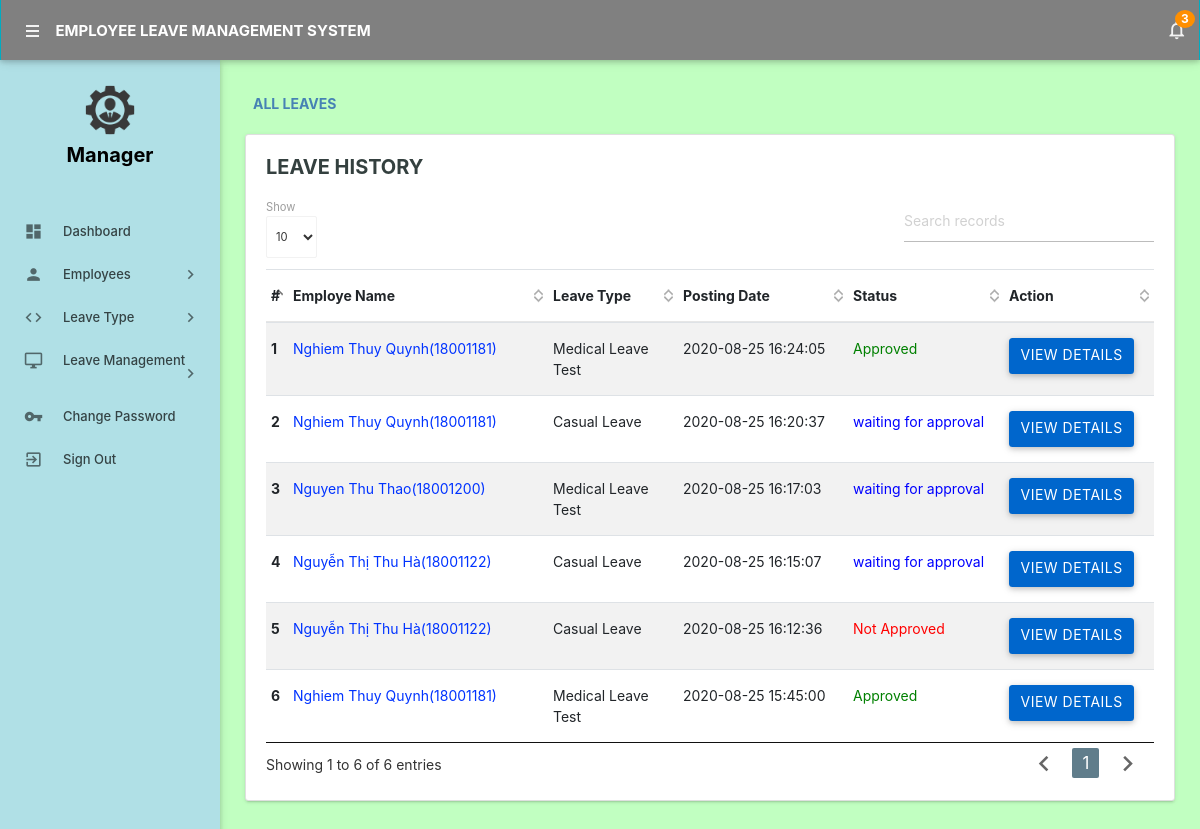
The page /admin/leaves.php (signed in) on the database its author committed.
### tables this page shows
CREATE TABLE `leaves` (
  `Id` int(11) NOT NULL,
  `LeaveType` varchar(110) NOT NULL,
  `EndDate` datetime NOT NULL,
  `StartDate` datetime NOT NULL,
  `Reason` mediumtext NOT NULL,
  `PostingDate` timestamp NOT NULL DEFAULT current_timestamp(),
  `AdminRemark` mediumtext DEFAULT NULL,
  `AdminRemarkDate` varchar(120) DEFAULT NULL,
  `Status` int(1) NOT NULL,
  `IsRead` int(1) NOT NULL,
  `empid` int(11) DEFAULT NULL
);

CREATE TABLE `employees` (
  `id` int(11) NOT NULL,
  `EmpId` varchar(100) NOT NULL,
  `FullName` varchar(150) NOT NULL,
  `EmailId` varchar(200) NOT NULL,
  `Password` varchar(180) NOT NULL,
  `Gender` varchar(100) NOT NULL,
  `Dob` varchar(100) NOT NULL,
  `Address` varchar(255) NOT NULL,
  `Phonenumber` char(11) NOT NULL,
  `Status` int(1) NOT NULL,
  `RegDate` timestamp NOT NULL DEFAULT current_timestamp()
);

### admin/leaves.php (the view, shortened to what this page needs)
<?php
include('includes/config.php');
if (strlen($_SESSION['alogin']) == 0) {
    header('location:index.php');
} else {
    ?>
    <!DOCTYPE html>
    <html lang="en">
        <head>
            <link type="text/css" rel="stylesheet" href="../assets/plugins/materialize/css/materialize.min.css"/>
            <link href="../assets/plugins/material-preloader/css/materialPreloader.min.css" rel="stylesheet">
            <link href="../assets/plugins/datatables/css/jquery.dataTables.min.css" rel="stylesheet">
            <link href="../assets/plugins/google-code-prettify/prettify.css" rel="stylesheet" type="text/css"/>
            <link href="../assets/css/alpha.min.css" rel="stylesheet" type="text/css"/>
            <link href="../assets/css/custom.css" rel="stylesheet" type="text/css"/>
            <link rel="stylesheet" href="https://stackpath.bootstrapcdn.com/bootstrap/4.5.2/css/bootstrap.min.css">
        </head>
        <body>
            <?php include('includes/header.php'); ?>
            <?php include('includes/sidebar.php'); ?>
             <div class="mn-content fixed-sidebar" style="background: #C1FFC1">
            <main class="mn-inner">
                <div class="page-title"style="color: #4682B4"><strong>All leaves</strong></div>
                <br>
                <br>
                <div class="card">
                    <div class="card-content">
                        <span class="card-title" style="color: #34403F; font-size: 20px">Leave History</span>
                        <table id="example" class="table table-striped table table-hover">
                            <thead>
                                <tr>
                                    <th>#</th>
                                    <th width="250">Employe Name</th>
                                    <th width="120">Leave Type</th>
                                    <th width="160">Posting Date</th>
                                    <th>Status</th>
                                    <th align="center">Action</th>
                                </tr>
                            </thead>
                            <tbody>
                                <?php
                                $sql = "SELECT leaves.id as lid,employees.FullName,employees.EmpId,employees.id,leaves.LeaveType,leaves.PostingDate,leaves.Status from leaves join employees on leaves.empid=employees.id order by lid desc";
                                $query = $dbh->prepare($sql);
                                $query->execute();
                                $results = $query->fetchAll(PDO::FETCH_OBJ);
                                $cnt = 1;
                                if ($query->rowCount() > 0) {
                                    foreach ($results as $result) {
                                        ?>
                                        <tr>
                                            <td> <b><?php echo htmlentities($cnt); ?></b></td>
                                            <td><a style="color: #0033FF" href="editemployee.php?empid=<?php echo htmlentities($result->id); ?>" target="_blank"><?php echo htmlentities($result->FullName); ?>(<?php echo htmlentities($result->EmpId); ?>)</a></td>
                                            <td><?php echo htmlentities($result->LeaveType); ?></td>
                                            <td><?php echo htmlentities($result->PostingDate); ?></td>
                                            <td><?php
                                                $stats = $result->Status;
                                                if ($stats == 1) {
                                                    ?>
                                                    <span style="color: green">Approved</span>
                                                <?php } if ($stats == 2) { ?>
                                                    <span style="color: red">Not Approved</span>
                                                <?php } if ($stats == 0) { ?>
                                                    <span style="color: blue">waiting for approval</span>
                                                <?php } ?>
                                            </td>
                                            <td><a href="leave-details.php?leaveid=<?php echo htmlentities($result->lid); ?>" class="btn" style="background: #0066CC; color: white"  > View Details</a></td>
                                        </tr>
                                        <?php
                                        $cnt++;
                                    }
                                }
                                ?>
                            </tbody>
                        </table>
                    </div>
                </div>
            </div>
    </div>
    <div class="left-sidebar-hover"></div>
    </body>
    </html>
<?php } ?>

### admin/includes/header.php (shortened to what this page needs)
<div class="mn-content fixed-sidebar" style="background: #FFFFF0">
    <header class="mn-header navbar-fixed">
        <nav class="cyan darken-1">
            <div class="nav-wrapper row" style="background: #808080">
                <section class="material-design-hamburger navigation-toggle">
                    <a href="#" data-activates="slide-out" class="button-collapse show-on-large material-design-hamburger__icon">
                        <span class="material-design-hamburger__layer"></span>
                    </a>
                </section>
                <div class="header-title col s12" >
                    <span class="chapter-title">Employee Leave Management System</span>
                </div>
                <ul class="right col s9 m3 nav-right-menu">
                    <li class="hide-on-small-and-down"><a href="javascript:void(0)" data-activates="dropdown1" class="dropdown-button dropdown-right show-on-large"><i class="material-icons">notifications_none</i>
                    <?php
                    $isread=0;
                    $sql = "SELECT id from leaves where IsRead=:isread";
                    $query = $dbh -> prepare($sql);
                    $query->bindParam(':isread',$isread,PDO::PARAM_STR);
                    $query->execute();
                    $unreadcount=$query->rowCount();?>
                    <span class="badge"><?php echo htmlentities($unreadcount);?></span></a></li>
                </ul>
            </div>
        </nav>
    </header>

### admin/includes/sidebar.php (shortened to what this page needs)
<aside id="slide-out" class="side-nav white fixed">
           <div class="side-nav-wrapper" style="background:#B0E0E6">
               <div class="center">
                   <div class="sidebar-profile">
                       <div class="sidebar-profile-image" >
                           <img src="../assets/images/123.PNG" class="circle" alt="">
                       </div>
                       <div class="sidebar-profile-info">
                           <p style="font-size: 20px">Manager</p>
                       </div>
                   </div>
               </div>
               <ul class="sidebar-menu collapsible collapsible-accordion" data-collapsible="accordion">
                   <li class="no-padding"><a class="waves-effect waves-grey" href="dashboard.php"><i class="material-icons">dashboard</i>Dashboard</a></li>
                   <li class="no-padding">
                       <a class="collapsible-header waves-effect waves-grey"><i class="material-icons">person</i>Employees<i class="nav-drop-icon material-icons">keyboard_arrow_right</i></a>
                   </li>
                   <li class="no-padding">
                       <a class="collapsible-header waves-effect waves-grey"><i class="material-icons">code</i>Leave Type<i class="nav-drop-icon material-icons">keyboard_arrow_right</i></a>
                   </li>
                   <li class="no-padding">
                       <a class="collapsible-header waves-effect waves-grey"><i class="material-icons">desktop_windows</i>Leave Management<i class="nav-drop-icon material-icons">keyboard_arrow_right</i></a>
                   </li>
                   <li class="no-padding"><a class="waves-effect waves-grey" href="changepassword.php"><i class="material-icons">vpn_key</i>Change Password</a></li>
                   <li class="no-padding">
                       <a class="waves-effect waves-grey" href="logout.php"><i class="material-icons">exit_to_app</i>Sign Out</a>
                   </li>
               </ul>
           </div>
       </aside>

### admin/includes/sidebar.php (style rules this page uses)
body { background: #FFEC8B }

### rows shown on the page
leaves: employees.FullName "Nghiem Thuy Quynh", employees.EmpId "18001181", LeaveType "Medical Leave Test", PostingDate "2020-08-25 16:24:05", Status "Approved"
leaves: employees.FullName "Nghiem Thuy Quynh", employees.EmpId "18001181", LeaveType "Casual Leave", PostingDate "2020-08-25 16:20:37", Status "waiting for approval"
leaves: employees.FullName "Nguyen Thu Thao", employees.EmpId "18001200", LeaveType "Medical Leave Test", PostingDate "2020-08-25 16:17:03", Status "waiting for approval"
leaves: employees.FullName "Nguyễn Thị Thu Hà", employees.EmpId "18001122", LeaveType "Casual Leave", PostingDate "2020-08-25 16:15:07", Status "waiting for approval"
leaves: employees.FullName "Nguyễn Thị Thu Hà", employees.EmpId "18001122", LeaveType "Casual Leave", PostingDate "2020-08-25 16:12:36", Status "Not Approved"
leaves: employees.FullName "Nghiem Thuy Quynh", employees.EmpId "18001181", LeaveType "Medical Leave Test", PostingDate "2020-08-25 15:45:00", Status "Approved"

### other values the page prints
$unreadcount "3"
